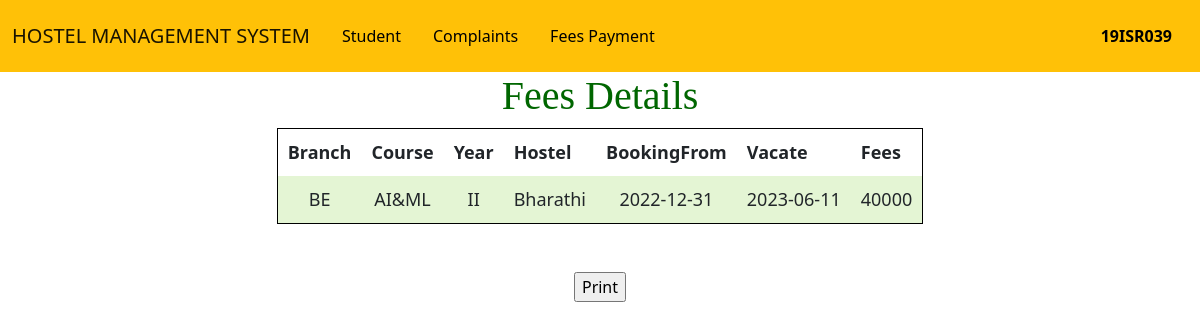
The app's page /admin/viewfeesdetails.php (signed in) with its own data.
### tables this page shows
CREATE TABLE `feesdetails` (
  `id` int NOT NULL,
  `Branch` varchar(50) DEFAULT NULL,
  `Course` varchar(50) DEFAULT NULL,
  `Year` varchar(4) DEFAULT NULL,
  `Hostel` varchar(50) DEFAULT NULL,
  `BookingFrom` date DEFAULT NULL,
  `Vacate` date DEFAULT NULL,
  `Fees` varchar(10) DEFAULT NULL,
  `Time` timestamp NOT NULL DEFAULT CURRENT_TIMESTAMP
);

### admin/viewfeesdetails.php (the view, shortened to what this page needs)
<?php
include '../php/conn.php';
        $sql= "SELECT * from feesdetails";
        $result=$conn->query($sql);
?>
<!DOCTYPE html>
<html lang="en">
<head>
</head>
<body>
<?php
if($_SESSION['user']=='admin'){
include 'adminheader.php';
}
else{
include 'managerheader.php';
}
 ?>
	<section>
		<h1>Fees Details</h1>
		<table>
			<tr>
        <th>Branch</th>
        <th>Course</th>
        <th>Year</th>
        <th>Hostel</th>
        <th>BookingFrom</th>
        <th>Vacate</th>
        <th>Fees</th>
			</tr>
			<?php
				while($rows=$result->fetch_assoc())
				{
			?>
			<tr>
				<td><?php echo $rows['Branch'];?></td>
				<td><?php echo $rows['Course'];?></td>
				<td><?php echo $rows['Year'];?></td>
				<td><?php echo $rows['Hostel'];?></td>
				<td><?php echo $rows['BookingFrom'];?></td>
				<td><?php echo $rows['Vacate'];?></td>
				<td><?php echo $rows['Fees'];?></td>
			</tr>
			<?php
				}
			?>
		</table>
	</section><center><br><br>
	<form action="../pdf/feesdetails.php">
		<input type="submit" value="Print">
	</form>
</body>
</html>

### admin/viewfeesdetails.php (style rules this page uses)
table { margin: 0 auto; font-size: large; border: 1px solid black; }
h1 { text-align: center; color: #006600; font-size: xx-large; font-family: 'Gill Sans', 'Gill Sans MT', ' Calibri', 'Trebuchet MS', 'sans-serif'; }
td { background-color: #E4F5D4; border: 1px solid black; }
th, td { font-weight: 200px; border: 1px solid black; padding: 10px; text-align: center; }
td { font-weight: 200x; }

### admin/managerheader.php (style rules this page uses)
body { width: 100%; }

### records on screen
feesdetails: Branch "BE", Course "AI&ML", Year "II", Hostel "Bharathi", BookingFrom "2022-12-31", Vacate "2023-06-11", Fees "40000"

### other values on screen
$id "19ISR039"
